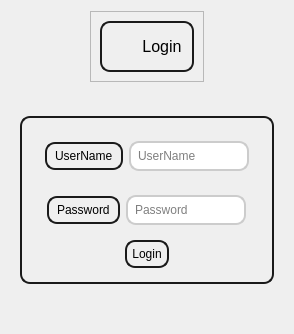
            <widget class="QWidget" name="Login_In_Page">
             <layout class="QVBoxLayout" name="verticalLayout_11">
              <item alignment="Qt::AlignHCenter">
               <widget class="QFrame" name="frame_16">
                <property name="frameShape">
                 <enum>QFrame::StyledPanel</enum>
                </property>
                <property name="frameShadow">
                 <enum>QFrame::Raised</enum>
                </property>
                <layout class="QVBoxLayout" name="verticalLayout_18">
                 <item alignment="Qt::AlignHCenter">
                  <widget class="QFrame" name="frame_3">
                   <property name="styleSheet">
                    <string notr="true">QFrame{
    border-radius: 10px;
    border: 2px solid  hsl(0, 0%, 10%);;
    padding: 5px;
}
QLabel{
border:0px;
}</string>
                   </property>
                   <property name="frameShape">
                    <enum>QFrame::StyledPanel</enum>
                   </property>
                   <property name="frameShadow">
                    <enum>QFrame::Raised</enum>
                   </property>
                   <layout class="QHBoxLayout" name="horizontalLayout_21">
                    <property name="spacing">
                     <number>0</number>
                    </property>
                    <property name="leftMargin">
                     <number>0</number>
                    </property>
                    <property name="topMargin">
                     <number>0</number>
                    </property>
                    <property name="rightMargin">
                     <number>0</number>
                    </property>
                    <property name="bottomMargin">
                     <number>0</number>
                    </property>
                    <item>
                     <widget class="QLabel" name="label_8">
                      <property name="minimumSize">
                       <size>
                        <width>30</width>
                        <height>30</height>
                       </size>
                      </property>
                      <property name="maximumSize">
                       <size>
                        <width>30</width>
                        <height>30</height>
                       </size>
                      </property>
                      <property name="text">
                       <string/>
                      </property>
                      <property name="pixmap">
                       <pixmap resource="../Qss/icons/_icons.qrc">:/icons/000000/feather/user.png</pixmap>
                      </property>
                      <property name="scaledContents">
                       <bool>true</bool>
                      </property>
                     </widget>
                    </item>
                    <item>
                     <widget class="QLabel" name="label_15">
                      <property name="font">
                       <font>
                        <pointsize>12</pointsize>
                       </font>
                      </property>
                      <property name="layoutDirection">
                       <enum>Qt::LeftToRight</enum>
                      </property>
                      <property name="styleSheet">
                       <string notr="true"/>
                      </property>
                      <property name="text">
                       <string>Login</string>
                      </property>
                      <property name="alignment">
                       <set>Qt::AlignHCenter|Qt::AlignTop</set>
                      </property>
                     </widget>
                    </item>
                   </layout>
                  </widget>
                 </item>
                </layout>
               </widget>
              </item>
              <item>
               <widget class="QFrame" name="frame_17">
                <property name="sizePolicy">
                 <sizepolicy hsizetype="Preferred" vsizetype="Expanding">
                  <horstretch>0</horstretch>
                  <verstretch>0</verstretch>
                 </sizepolicy>
                </property>
                <property name="styleSheet">
                 <string notr="true">QFrame,#Login_info_after_check{
border:0px;
}

QPushButton{
	border:2px solid black;
}
QLabel,QPushButton,#Login_Box{
    border-radius: 10px;
    border: 2px solid  hsl(0, 0%, 10%);;
    padding: 5px;
}
QLineEdit {
    border-radius: 10px;
    border: 2px solid #ccc;
    padding: 5px;
}
QPushButton:hover {
    background-color: #bdbdbd;
}
QLineEdit:focus {
    border-color: hsl(0, 0%, 30%);
}
</string>
                </property>
                <property name="frameShape">
                 <enum>QFrame::StyledPanel</enum>
                </property>
                <property name="frameShadow">
                 <enum>QFrame::Raised</enum>
                </property>
                <layout class="QVBoxLayout" name="verticalLayout_21">
                 <property name="topMargin">
                  <number>28</number>
                 </property>
                 <item alignment="Qt::AlignHCenter">
                  <widget class="QFrame" name="Login_Box">
                   <property name="styleSheet">
                    <string notr="true">#Sign_Up_Info_Box{

    border-radius: 10px;
    border: 2px solid  hsl(0, 0%, 10%);;
    padding: 5px;
}</string>
                   </property>
                   <property name="frameShape">
                    <enum>QFrame::StyledPanel</enum>
                   </property>
                   <property name="frameShadow">
                    <enum>QFrame::Raised</enum>
                   </property>
                   <layout class="QVBoxLayout" name="verticalLayout_20">
                    <item alignment="Qt::AlignHCenter">
                     <widget class="QFrame" name="UserName_box_login">
                      <property name="frameShape">
                       <enum>QFrame::StyledPanel</enum>
                      </property>
                      <property name="frameShadow">
                       <enum>QFrame::Raised</enum>
                      </property>
                      <layout class="QHBoxLayout" name="horizontalLayout_25">
                       <item alignment="Qt::AlignVCenter">
                        <widget class="QLabel" name="label_18">
                         <property name="text">
                          <string>UserName</string>
                         </property>
                        </widget>
                       </item>
                       <item>
                        <widget class="QLineEdit" name="Username_input_login">
                         <property name="placeholderText">
                          <string>UserName</string>
                         </property>
                        </widget>
                       </item>
                      </layout>
                     </widget>
                    </item>
                    <item alignment="Qt::AlignHCenter">
                     <widget class="QFrame" name="Password_box_login">
                      <property name="frameShape">
                       <enum>QFrame::StyledPanel</enum>
                      </property>
                      <property name="frameShadow">
                       <enum>QFrame::Raised</enum>
                      </property>
                      <layout class="QHBoxLayout" name="horizontalLayout_27">
                       <item alignment="Qt::AlignVCenter">
                        <widget class="QLabel" name="label_20">
                         <property name="text">
                          <string>Password</string>
                         </property>
                        </widget>
                       </item>
                       <item>
                        <widget class="QLineEdit" name="Pass_input_login">
                         <property name="echoMode">
                          <enum>QLineEdit::Password</enum>
                         </property>
                         <property name="placeholderText">
                          <string>Password</string>
                         </property>
                        </widget>
                       </item>
                      </layout>
                     </widget>
                    </item>
                    <item alignment="Qt::AlignHCenter">
                     <widget class="QPushButton" name="Login_Check_btn">
                      <property name="cursor">
                       <cursorShape>PointingHandCursor</cursorShape>
                      </property>
                      <property name="text">
                       <string>Login</string>
                      </property>
                      <property name="icon">
                       <iconset resource="../Qss/icons/_icons.qrc">
                        <normaloff>:/icons/000000/feather/user.png</normaloff>:/icons/000000/feather/user.png</iconset>
                      </property>
                     </widget>
                    </item>
                   </layout>
                  </widget>
                 </item>
                 <item alignment="Qt::AlignHCenter|Qt::AlignVCenter">
                  <widget class="QLabel" name="Login_info_after_check">
                   <property name="text">
                    <string/>
                   </property>
                  </widget>
                 </item>
                </layout>
               </widget>
              </item>
             </layout>
            </widget>
